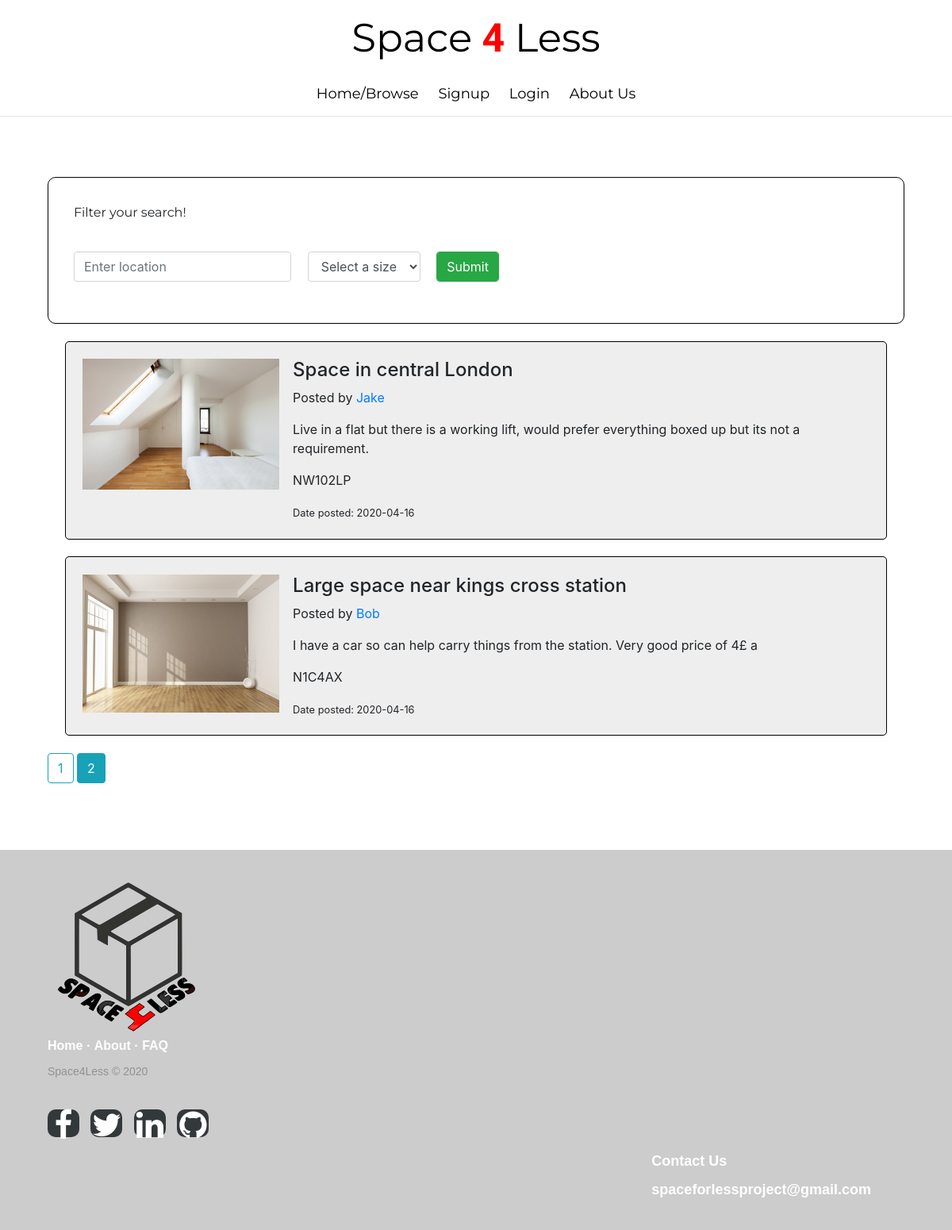
The page /home?page=2 on the database as committed earlier.
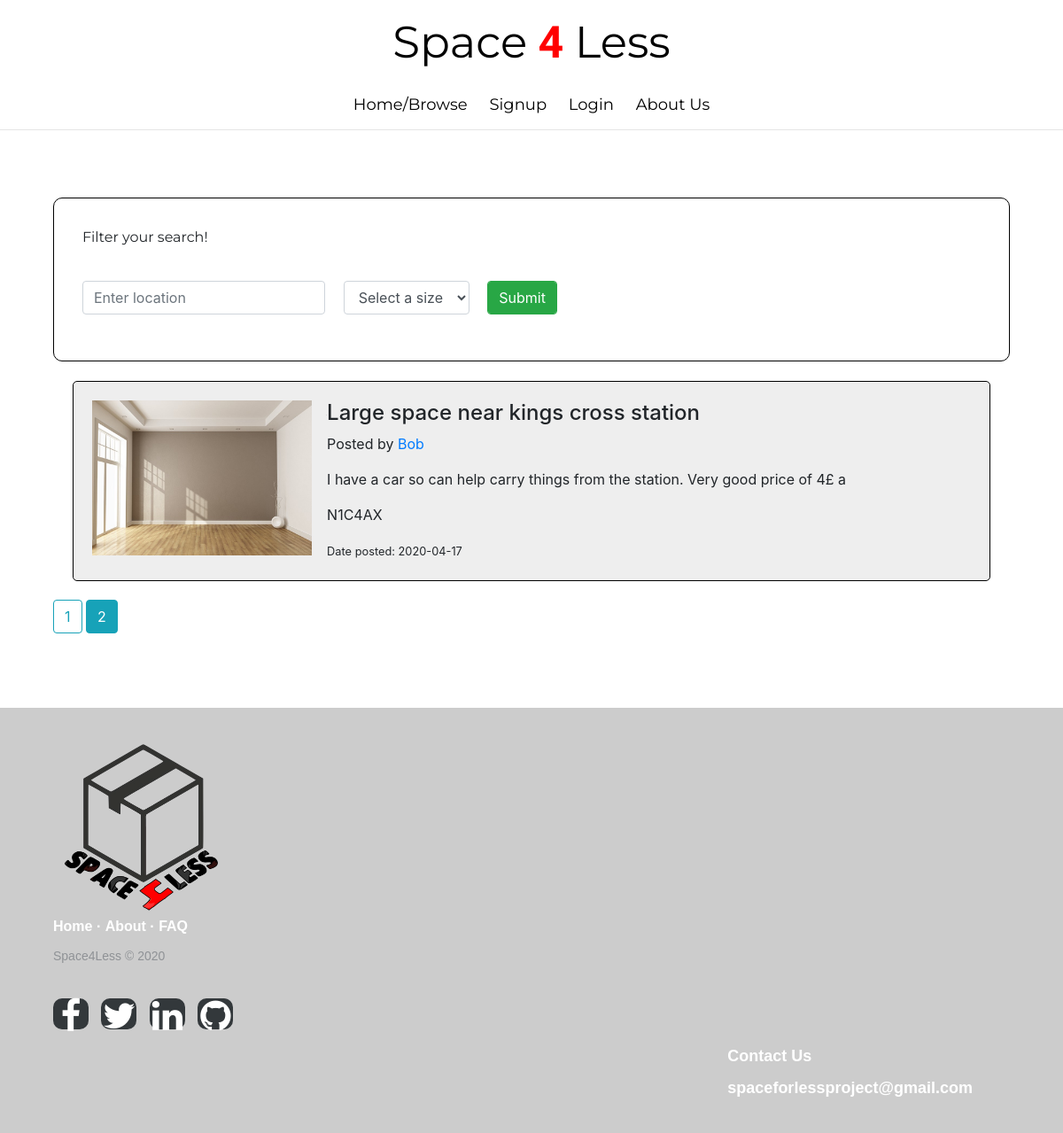
The same page on the database as committed later.
### app/models.py (models this page shows, shortened)
class Post(db.Model):
    __tablename__ = 'post'
    post_id = db.Column(db.Integer, primary_key=True)
    title = db.Column(db.String(30), nullable=False)
    date_posted = db.Column(db.DateTime, nullable=False, default=datetime.utcnow)
    image = db.Column(db.String(30), nullable=False)  # , default='default.png')
    location = db.Column(db.String(50), nullable=False)
    space_size = db.Column(db.String(15), nullable=False)
    content = db.Column(db.String(30), nullable=False)
    user_id = db.Column(db.Integer, ForeignKey('user.user_id'), nullable=False)
    bookings = db.relationship('Book')
    comments = db.relationship('Comment')

class User(db.Model, UserMixin):
    __tablename__ = 'user'
    user_id = db.Column(db.Integer, primary_key=True)
    username = db.Column(db.String(250), nullable=False)
    first_name = db.Column(db.String(250), nullable=False)
    last_name = db.Column(db.String(250), nullable=False)
    email = db.Column(db.String(250), nullable=False)
    password = db.Column(db.String(200))
    image_file = db.Column(db.String(20), nullable=False, default='default-profile.png')
    roles = db.Column(db.String(20))
    posts = db.relationship('Post', backref='author', lazy=True)
    bookings = db.relationship('Book')
    comments = db.relationship('Comment')
    reviews = db.relationship('Review')

### app/main/routes.py (the view)
@bp_main.route('/')
@bp_main.route('/home')
def home_page():
    page = request.args.get('page', 1, type=int)
    posts = Post.query.order_by(Post.date_posted.desc()).paginate(page=page, per_page=10)
    return render_template('home.html', title='Home Page', posts=posts)

### app/templates/home.html (shortened to what this page needs)
{% extends 'layout.html' %}
{% block content %}
    <div class="filter-all">
        <p class="filter" style="font-family: Montserrat, sans-serif;  ">Filter your search!</p>
        <form class="form-inline ml-auto" action="search" method="post">
            <div class="filter">
                <input class="form-control" type="search" name="location" placeholder="Enter location">
            </div>
            <div class="filter">
                <select class="form-control" name="size" id="size">
                    <option value="" selected>Select a size</option>
                </select>
            </div>
            <br>
            <div class="filter">
                <input class="btn btn-success form-control" type="submit" placeholder="submit">
            </div>
        </form>
    </div>
    {% for post in posts.items %}
        <div class="post">
            <div class="media content-section">
                <img class="mr-3 article-image post_image"
                     src="{{ url_for('static', filename='post_pictures/' + post.image, width=5000, height =5000) }}">
                <div class="media-body">
                    {% if current_user.is_authenticated %}
                        <h4 class="media-heading"><a
                                href="{{ url_for('posts.single_post', post_id=post.post_id) }}">{{ post.title }}</a>
                        </h4>
                    {% else %}
                        <h4 class="media-heading"> {{ post.title }}</h4>
                    {% endif %}
                    <p>Posted by <a
                            href="{{ url_for('main.view_profile', userid=post.author.user_id) }}">{{ post.author.username }}</a>
                    </p>
                    <p>{{ post.content }}</p>
                    <p> {{ post.location }}</p>
                    <small> Date posted: {{ post.date_posted.strftime('%Y-%m-%d') }}</small>
                </div>
            </div>
        </div>
    {% endfor %}
    {% for page_num in posts.iter_pages() %}
        {% if page_num %}
            {% if posts.page == page_num %}
                <a class="btn btn-info mb-4" href="{{ url_for('main.home_page', page=page_num) }}">{{ page_num }}</a>
            {% else %}
                <a class="btn btn-outline-info mb-4"
                   href="{{ url_for('main.home_page', page=page_num) }}">{{ page_num }}</a>
            {% endif %}
        {% else %}
            ...
        {% endif %}
    {% endfor %}
{% endblock content %}

Rows that differ between the two databases and show on the page:
no longer on this page (row edited): Post: image (picture), title "Space in central London", author.username "Jake", content "Live in a flat but there is a working lift, would prefer everything boxed up but its not a requirement.", location "NW102LP", date_posted "2020-04-16"
changed Post "Large space near kings cross station": date_posted "2020-04-16" → "2020-04-17"
